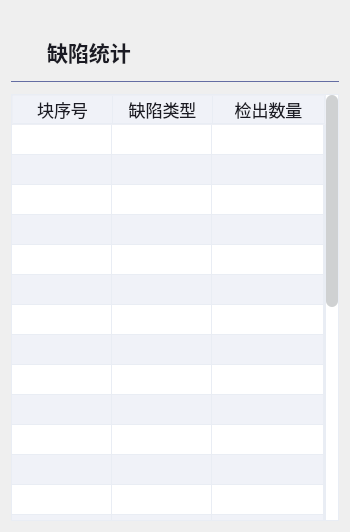
<?xml version="1.0" encoding="UTF-8"?>
<ui version="4.0">
 <class>DefectsStatisticsForm</class>
 <widget class="QFrame" name="DefectsStatisticsForm">
  <property name="geometry">
   <rect>
    <x>0</x>
    <y>0</y>
    <width>350</width>
    <height>532</height>
   </rect>
  </property>
  <property name="maximumSize">
   <size>
    <width>350</width>
    <height>16777215</height>
   </size>
  </property>
  <property name="windowTitle">
   <string>Form</string>
  </property>
  <property name="frameShape">
   <enum>QFrame::NoFrame</enum>
  </property>
  <layout class="QVBoxLayout" name="verticalLayout">
   <property name="spacing">
    <number>0</number>
   </property>
   <property name="topMargin">
    <number>36</number>
   </property>
   <item>
    <widget class="QLabel" name="labelDefectsStatistics">
     <property name="styleSheet">
      <string notr="true">QLabel#labelDefectsStatistics{
color: #1B1B24;
font: 16pt;
font-weight: 500;
background-image: url(:/images/defect-statistic.svg);
background-position: left;
background-repeat: none;
background-color: rgba(0, 0, 0, 0);
padding-left: 30;
}
</string>
     </property>
     <property name="text">
      <string>缺陷统计</string>
     </property>
    </widget>
   </item>
   <item>
    <spacer name="verticalSpacer_2">
     <property name="orientation">
      <enum>Qt::Vertical</enum>
     </property>
     <property name="sizeType">
      <enum>QSizePolicy::Fixed</enum>
     </property>
     <property name="sizeHint" stdset="0">
      <size>
       <width>20</width>
       <height>13</height>
      </size>
     </property>
    </spacer>
   </item>
   <item>
    <widget class="QWidget" name="lineWidget" native="true">
     <property name="sizePolicy">
      <sizepolicy hsizetype="Preferred" vsizetype="Fixed">
       <horstretch>0</horstretch>
       <verstretch>0</verstretch>
      </sizepolicy>
     </property>
     <property name="minimumSize">
      <size>
       <width>0</width>
       <height>1</height>
      </size>
     </property>
     <property name="styleSheet">
      <string notr="true">QWidget#lineWidget{
background-color:#646DA3;
}</string>
     </property>
    </widget>
   </item>
   <item>
    <spacer name="verticalSpacer">
     <property name="orientation">
      <enum>Qt::Vertical</enum>
     </property>
     <property name="sizeType">
      <enum>QSizePolicy::Fixed</enum>
     </property>
     <property name="sizeHint" stdset="0">
      <size>
       <width>20</width>
       <height>12</height>
      </size>
     </property>
    </spacer>
   </item>
   <item>
    <widget class="QTableWidget" name="tableDefects">
     <property name="focusPolicy">
      <enum>Qt::NoFocus</enum>
     </property>
     <property name="contextMenuPolicy">
      <enum>Qt::NoContextMenu</enum>
     </property>
     <property name="styleSheet">
      <string notr="true">QHeaderView{
	background-color: #F0F2F8;
	border: 1px solid rgba(212, 212, 213, 0.1);
}

QHeaderView::section,
 QTableCornerButton::section{
	background-color: #F0F2F8;
	padding: 0 3px;
	border-right: 1px solid #E9EDF4;
	border-bottom: 1px solid #E9EDF4;
	border-radius: 0px;
}

QTableView{ 
    background: #E9EDF4;
    text-align: center;
	border: 1px solid #E9EDF4;
	color: #1B1B24;
	font-weight: 600;
	font-size: 16px;
}

QTableView::item{
border-right: 1px solid #E9EDF4;
border-bottom: 1px solid #E9EDF4;
}

QTableView::item:selected{
	background-color: #87CEFA;
}

QTableView::item:alternate:!selected{
    background-color: #F0F2F8;
}

QTableView::item:!alternate:!selected{
    background-color: #FFFFFF;
}

QScrollBar:vertical {
border: none;
background: white;
width: 12px;
margin: 0 0 0 0;
}

QScrollBar::handle:vertical {
background: rgba(16, 24, 32, 0.2);
border-radius: 6px;
min-height: 30px;
}

QScrollBar::add-line:vertical {
height: 0px;
}

QScrollBar::sub-line:vertical {
height: 0px;
}

QScrollBar::up-arrow:vertical, QScrollBar::down-arrow:vertical {
border: 2px solid grey;
width: 3px;
height: 0px;
background: white;
}

QScrollBar::add-page:vertical, QScrollBar::sub-page:vertical {
background: none;
}

</string>
     </property>
     <property name="frameShape">
      <enum>QFrame::NoFrame</enum>
     </property>
     <property name="horizontalScrollBarPolicy">
      <enum>Qt::ScrollBarAlwaysOff</enum>
     </property>
     <property name="editTriggers">
      <set>QAbstractItemView::NoEditTriggers</set>
     </property>
     <property name="tabKeyNavigation">
      <bool>false</bool>
     </property>
     <property name="alternatingRowColors">
      <bool>true</bool>
     </property>
     <property name="textElideMode">
      <enum>Qt::ElideMiddle</enum>
     </property>
     <property name="showGrid">
      <bool>false</bool>
     </property>
     <property name="gridStyle">
      <enum>Qt::SolidLine</enum>
     </property>
     <property name="sortingEnabled">
      <bool>false</bool>
     </property>
     <property name="cornerButtonEnabled">
      <bool>false</bool>
     </property>
     <attribute name="horizontalHeaderCascadingSectionResizes">
      <bool>false</bool>
     </attribute>
     <attribute name="horizontalHeaderHighlightSections">
      <bool>false</bool>
     </attribute>
     <attribute name="horizontalHeaderShowSortIndicator" stdset="0">
      <bool>false</bool>
     </attribute>
     <attribute name="horizontalHeaderStretchLastSection">
      <bool>true</bool>
     </attribute>
     <attribute name="verticalHeaderVisible">
      <bool>false</bool>
     </attribute>
     <attribute name="verticalHeaderHighlightSections">
      <bool>false</bool>
     </attribute>
     <attribute name="verticalHeaderStretchLastSection">
      <bool>false</bool>
     </attribute>
     <row>
      <property name="text">
       <string/>
      </property>
     </row>
     <row>
      <property name="text">
       <string/>
      </property>
     </row>
     <row>
      <property name="text">
       <string/>
      </property>
     </row>
     <row>
      <property name="text">
       <string/>
      </property>
     </row>
     <row>
      <property name="text">
       <string/>
      </property>
     </row>
     <row>
      <property name="text">
       <string/>
      </property>
     </row>
     <row>
      <property name="text">
       <string/>
      </property>
     </row>
     <row>
      <property name="text">
       <string/>
      </property>
     </row>
     <row>
      <property name="text">
       <string/>
      </property>
     </row>
     <row>
      <property name="text">
       <string/>
      </property>
     </row>
     <row>
      <property name="text">
       <string/>
      </property>
     </row>
     <row>
      <property name="text">
       <string/>
      </property>
     </row>
     <row>
      <property name="text">
       <string/>
      </property>
     </row>
     <row>
      <property name="text">
       <string/>
      </property>
     </row>
     <row>
      <property name="text">
       <string/>
      </property>
     </row>
     <row>
      <property name="text">
       <string/>
      </property>
     </row>
     <row>
      <property name="text">
       <string/>
      </property>
     </row>
     <row>
      <property name="text">
       <string/>
      </property>
     </row>
     <row>
      <property name="text">
       <string/>
      </property>
     </row>
     <row>
      <property name="text">
       <string/>
      </property>
     </row>
     <row>
      <property name="text">
       <string/>
      </property>
     </row>
     <row>
      <property name="text">
       <string/>
      </property>
     </row>
     <row>
      <property name="text">
       <string/>
      </property>
     </row>
     <row>
      <property name="text">
       <string/>
      </property>
     </row>
     <row>
      <property name="text">
       <string>新建行</string>
      </property>
     </row>
     <row>
      <property name="text">
       <string/>
      </property>
     </row>
     <column>
      <property name="text">
       <string>块序号</string>
      </property>
      <property name="font">
       <font>
        <family>Alibaba PuHuiTi</family>
        <pointsize>13</pointsize>
       </font>
      </property>
      <property name="foreground">
       <brush brushstyle="SolidPattern">
        <color alpha="255">
         <red>27</red>
         <green>27</green>
         <blue>36</blue>
        </color>
       </brush>
      </property>
     </column>
     <column>
      <property name="text">
       <string>缺陷类型</string>
      </property>
      <property name="font">
       <font>
        <family>Alibaba PuHuiTi</family>
        <pointsize>13</pointsize>
       </font>
      </property>
      <property name="foreground">
       <brush brushstyle="SolidPattern">
        <color alpha="255">
         <red>27</red>
         <green>27</green>
         <blue>36</blue>
        </color>
       </brush>
      </property>
     </column>
     <column>
      <property name="text">
       <string>检出数量</string>
      </property>
      <property name="font">
       <font>
        <family>Alibaba PuHuiTi</family>
        <pointsize>13</pointsize>
       </font>
      </property>
      <property name="foreground">
       <brush brushstyle="SolidPattern">
        <color alpha="255">
         <red>27</red>
         <green>27</green>
         <blue>36</blue>
        </color>
       </brush>
      </property>
     </column>
    </widget>
   </item>
  </layout>
 </widget>
 <resources/>
 <connections/>
</ui>
